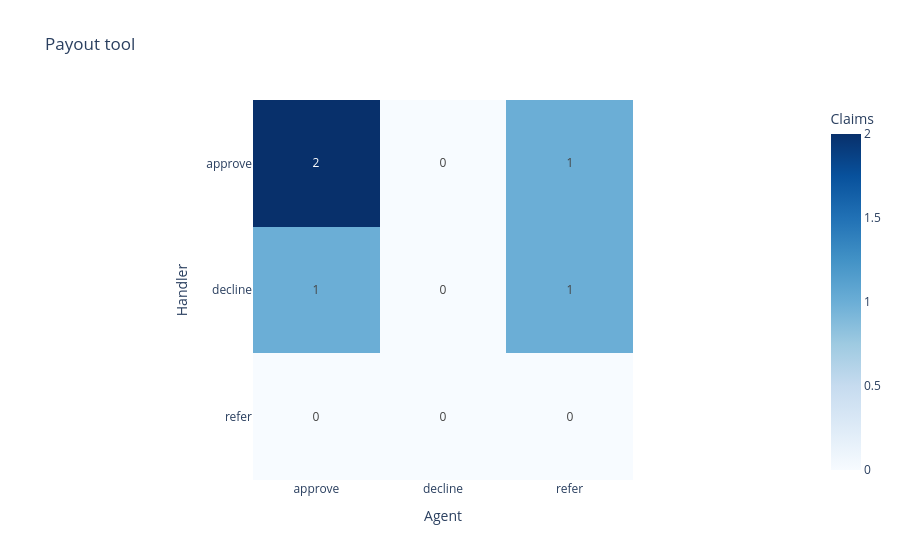

This figure's notebook cell:
### Code cell
payout_table = pd.concat(payout_tables, ignore_index=True)
show_confusion_matrix(payout_table, "Payout tool")

### Figure 1 — Plotly figure (JSON) as saved in the notebook; plotly's stock layout.template omitted (floating-point values rounded to 4 significant figures)
{"data": [{"coloraxis": "coloraxis", "hovertemplate": "Agent: %{x}<br>Handler: %{y}<br>Claims: %{z}<extra></extra>", "name": "0", "texttemplate": "%{z}", "type": "heatmap", "x": ["approve", "decline", "refer"], "xaxis": "x", "y": ["approve", "decline", "refer"], "yaxis": "y", "z": [[2, 0, 1], [1, 0, 1], [0, 0, 0]]}], "layout": {"coloraxis": {"autocolorscale": false, "colorbar": {"title": {"text": "Claims"}}, "colorscale": [[0.0, "rgb(247,251,255)"], [0.125, "rgb(222,235,247)"], [0.25, "rgb(198,219,239)"], [0.375, "rgb(158,202,225)"], [0.5, "rgb(107,174,214)"], [0.625, "rgb(66,146,198)"], [0.75, "rgb(33,113,181)"], [0.875, "rgb(8,81,156)"], [1.0, "rgb(8,48,107)"]]}, "title": {"text": "Payout tool"}, "xaxis": {"anchor": "y", "constrain": "domain", "domain": [0.0, 1.0], "scaleanchor": "y", "title": {"text": "Agent"}}, "yaxis": {"anchor": "x", "autorange": "reversed", "constrain": "domain", "domain": [0.0, 1.0], "title": {"text": "Handler"}}}}
